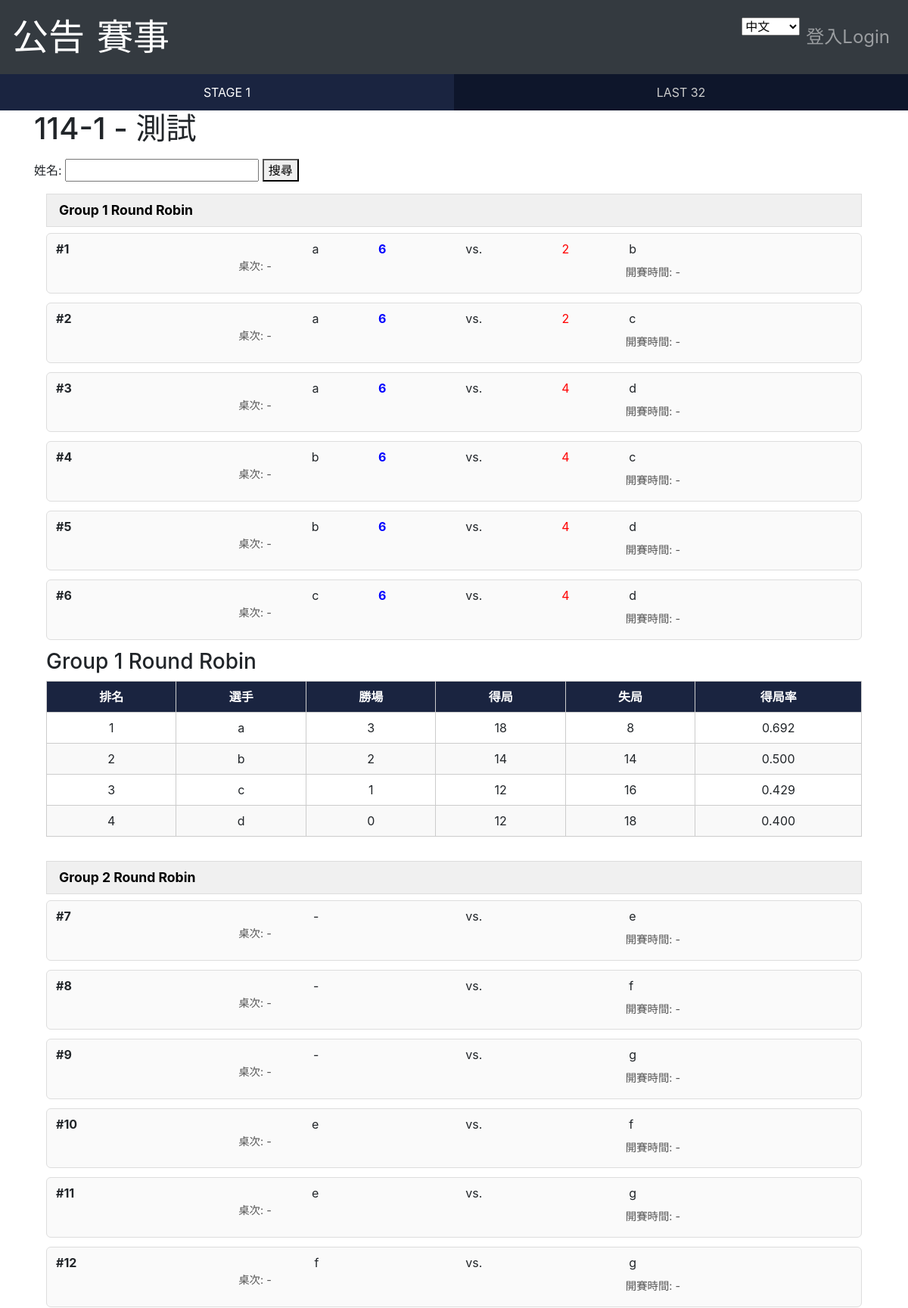
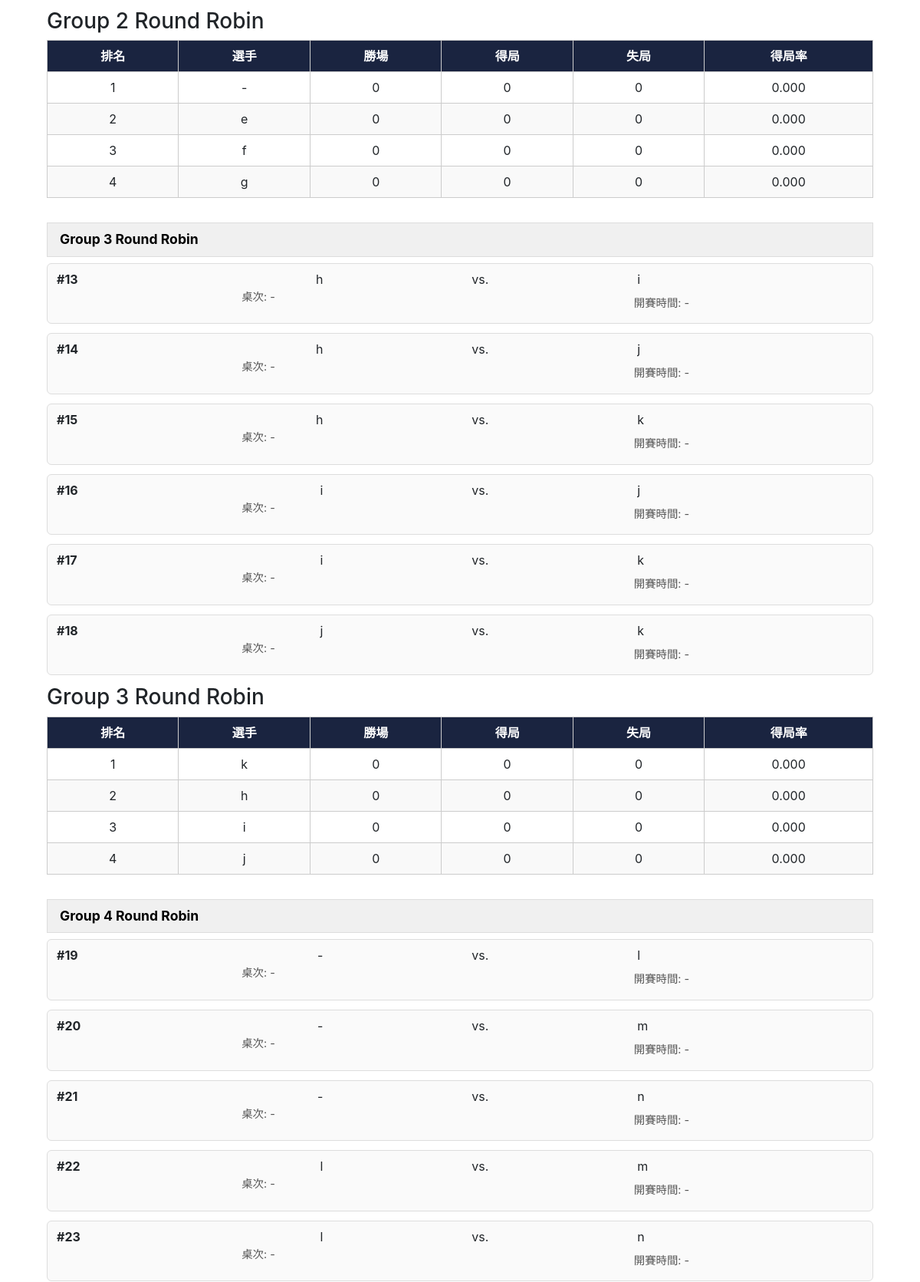
The page /TournamentDetailView/69 (upper part) on the database its author committed (2 pictures, top to bottom).
### schedule/models.py (models this page shows, shortened)
class Tournament(models.Model):
    TYPE_CHOICES = [
        ("single_elim", "Single Elimination"),
        ("double_elim", "Double Elimination"),
        ("round_robin", "Round Robin"),
    ]
    name = models.CharField(max_length=20)
    type = models.CharField(max_length=20, choices=TYPE_CHOICES)
    semester = models.CharField(max_length=20)
    created_at = models.DateTimeField(auto_now_add=True)
    player_num = models.IntegerField()
    num_groups = models.IntegerField(null=True, blank=True)
    group_size = models.IntegerField(null=True, blank=True)
    advance_per_group = models.IntegerField(null=True, blank=True)

class Stage(models.Model):
    tournament = models.ForeignKey(Tournament, on_delete=models.CASCADE, related_name="stages")
    name = models.CharField(max_length=100)  # e.g. "Winners Bracket R1", "Losers Bracket", "Group A"
    order = models.PositiveIntegerField()  # 用來排序階段

class Match(models.Model):
    stage = models.ForeignKey(Stage, on_delete=models.CASCADE, related_name="matches")
    player1 = models.ForeignKey(Player, null=True, blank=True, on_delete=models.SET_NULL, related_name="match_player1")
    player2 = models.ForeignKey(Player, null=True, blank=True, on_delete=models.SET_NULL, related_name="match_player2")
    winner = models.ForeignKey(Player, null=True, blank=True, on_delete=models.SET_NULL, related_name="match_winner")
    loser = models.ForeignKey(Player, null=True, blank=True, on_delete=models.SET_NULL, related_name="match_loser")
    point1 = models.CharField(max_length=3, default='')
    point2 = models.CharField(max_length=3, default='')
    source_match1 = models.ForeignKey("self", null=True, blank=True, on_delete=models.SET_NULL, related_name="next_match_as_p1")
    source_match2 = models.ForeignKey("self", null=True, blank=True, on_delete=models.SET_NULL, related_name="next_match_as_p2")
    match_number = models.IntegerField()
    table = models.IntegerField(default=0)
    is_losers_bracket = models.BooleanField(default=False)
    round_number = models.PositiveIntegerField(null=True, blank=True)
    start_time = models.DateTimeField(null=True, blank=True)

class Player(models.Model):
    name = models.CharField(max_length=100)
    user = models.ForeignKey(User, null=True, blank=True, on_delete=models.SET_NULL)
    innings = models.IntegerField() #局數

### schedule/views.py (the view, shortened to what this page needs)
# urls.py: path('TournamentDetailView/<int:pk>', views.TournamentDetailView.as_view(), name='TournamentDetailView'),
class TournamentDetailView(View):
    def get(self, request, pk):
        tournament = Tournament.objects.get(id=pk)
        show_standings = request.GET.get("show_standings") or tournament.type == 'round_robin'
        return self.render_tournament(request, pk, show_standings)
    def render_tournament(self, request, pk, show_standings=False, is_post=False):
        tournament = Tournament.objects.get(id=pk)
        name_query = None
        stages = tournament.stages.all().order_by('order')
        group_stages = []  # 第一階段（雙敗或小組）
        final_stages = []  # 第二階段（單敗或晉級賽）
        for stage in stages:
            matches = stage.matches.all().order_by('id')
            if name_query:
                matches = matches.filter(name_query)
            data = {'stage': stage, 'matches': matches}
            if 'Round' in stage.name or 'Qualification' in stage.name:
                group_stages.append(data)
            else:
                final_stages.append(data)
        has_two_stages = tournament.type in ['double_elim', 'round_robin']
        has_final_matches = bool(final_stages)
        standings = None
        if show_standings:
            standings = get_round_robin_standings(tournament)
        context = {
            'tournament': tournament,
            'group_stage_matches': group_stages,
            'final_stage_matches': final_stages,
            'has_two_stages': has_two_stages,
            'show_generate_button': has_two_stages and not has_final_matches,
            'standings': standings,
        }
        return render(request, 'ListStageAndMatch.html', context)

### schedule/templatetags/custom_filter.py (called while the page is built)
@register.filter
def get_item(dictionary, key):
    return dictionary.get(key)

### templates/ListStageAndMatch.html (shortened to what this page needs)
{% extends "layout.html" %}
{% load i18n %}
{% load custom_filter %}
{% block switch %}
    {% if has_two_stages %}
    <div class="stage-tabs">
        <button id="btn-group" class="stage-tab active" onclick="showStage('group')">
            STAGE 1
        </button>
        <button id="btn-final" class="stage-tab" onclick="showStage('final')">
            LAST {{ tournament.player_num|divisibleby:2|yesno:"32,16" }}
        </button>
    </div>
    {% endif %}
{% endblock %}
{% block title %}{{ tournament.semester }} - {{ tournament.name }}{% endblock %}
{% block content %}
<form method="POST" style="margin-top: 1rem;">
    {% trans "姓名" %}: <input type="text" name="name">
    <button type="submit">{% trans "搜尋" %}</button>
</form>
{% if has_two_stages %}
<div id="group-stage">
    <div class="tournament-container">
        {% for sm in group_stage_matches %}
        <div class="stage">
            <button class="toggle-stage" onclick="toggleStage('group-{{ forloop.counter }}')">
                {{ sm.stage.name }}
            </button>
            <ul class="match-list" id="group-{{ forloop.counter }}">
                {% for match in sm.matches %}
                    {% include "partials/match_item.html" %}
                {% endfor %}
            </ul>
            {% if standings %}
                <h3>{{ sm.stage.name }}</h3>
                <table class="standing-table">
                    <thead>
                        <tr>
                            <th>排名</th>
                            <th>選手</th>
                            <th>勝場</th>
                            <th>得局</th>
                            <th>失局</th>
                            <th>得局率</th>
                        </tr>
                    </thead>
                    <tbody>
                        {% for p in standings|get_item:sm.stage.name %}
                        <tr>
                            <td>{{ forloop.counter }}</td>
                            <td>{{ p.player.name }}</td>
                            <td>{{ p.wins }}</td>
                            <td>{{ p.games_for }}</td>
                            <td>{{ p.games_against }}</td>
                            <td>{{ p.ratio|floatformat:3 }}</td>
                        </tr>
                        {% endfor %}
                    </tbody>
                </table>
            {% endif %}
        </div>
        {% empty %}
        <p>{% trans "尚無比賽資料" %}</p>
        {% endfor %}
    </div>
</div>
{% endif %}
{% endblock %}

### templates/layout.html (shortened to what this page needs)
{% load i18n %}
<!DOCTYPE html>
<html lang="en">
<head>
    <link rel="stylesheet" href="https://maxcdn.bootstrapcdn.com/bootstrap/4.0.0/css/bootstrap.min.css">
</head>
<body>
    <nav class="navbar navbar-expand-lg navbar-dark bg-dark">
        <a class="navbar-brand" href="{% url 'AnnouncementListView' %}">
            <font size="20" color="white" face=""標楷體>{%  trans "公告" %}</font>
        </a>
        <a class="navbar-brand" href="{% url 'TournamentListView' %}">
            <font size="20" color="white" face=""標楷體>{% trans "賽事" %}</font>
        </a>
        <div class="collapse navbar-collapse" id="navbarNav">
            <ul class="navbar-nav ml-auto">
                <form action="{% url 'set_language' %}" method="post" style="display:inline;">
                    <select name="language" onchange="this.form.submit()">
                        <option value="zh-hant" {% if request.LANGUAGE_CODE == 'zh-hant' %}selected{% endif %}>中文</option>
                    </select>
                </form>
                {% if user.is_authenticated %}
                <li class="nav-item">
                    <form action="{% url 'Logout' %}" method="POST">
                        {% csrf_token %}
                        <button type="submit">登出</button>
                    </form>
                </li>
                {% else %}
                <li class="nav-item">
                    <a class="nav-link" href="{% url 'Login' %}" style="font-size: x-large;">登入Login</a>
                </li>
                {% endif %}
            </ul>
        </div>
    </nav>
    <div class="switch">
        {% block switch %}{% endblock %}
    </div>
    <div class="container">
        <h1>{% block title %}{% endblock %}</h1>
    </div>
    <div class="container">
        {% block content %}{% endblock %}
    </div>
    <br><br>
</body>
</html>

### templates/partials/match_item.html (shortened to what this page needs)
{% load i18n%}
<li class="match">
    <div class="match-row main-row">
        <span class="match-number">#{{ match.match_number }}</span>
        <div class="match-info">
            <span class="player1">
                {% if match.player1 %}
                    {{ match.player1.name }}
                {% elif match.stage.name == "Tie Breaker" or 'Losers Round' in match.stage.name%}
                    Loser of {{ match.source_match1.match_number }}
                {% elif match.source_match1 %}
                    Winner of {{ match.source_match1.match_number }}
                {% else %}-{% endif %}
            </span>
            <span class="point {% if match.winner and match.winner == match.player1 %}winner{% elif match.winner and match.winner == match.player2 %}loser{% endif %}">
                {{ match.point1 }}
            </span>
            <span class="vs">vs.</span>
            <span class="point {% if match.winner and match.winner == match.player2 %}winner{% elif match.winner and match.winner == match.player1 %}loser{% endif %}">
                {{ match.point2 }}
            </span>
            <span class="player2">
                {% if match.player2 %}
                    {{ match.player2.name }}
                {% elif match.stage.name == "Tie Breaker" or 'Losers' in match.stage.name %}
                    Loser of {{ match.source_match2.match_number }}
                {% elif match.source_match2 %}
                    Winner of {{ match.source_match2.match_number }}
                {% else %}-{% endif %}
            </span>
        </div>
    </div>
    <div class="match-row sub-row">
        <span class="table">{% trans "桌次:" %} {{ match.table|default:"-" }}</span>
        <span class="start-time">{% trans "開賽時間:" %} {{ match.start_time|date:"Y-m-d H:i"|default:"-" }}</span>
    </div>
</li>

### templates/ListStageAndMatch.html (style rules this page uses)
.stage-tabs { display: flex; justify-content: space-between; width: 100%; background-color: #0e162b; color: white; text-transform: uppercase; font-weight: bold; font-size: 1rem; }
.stage-tab { flex: 1; text-align: center; padding: 0.75rem; border: none; background-color: transparent; color: #ccc; cursor: pointer; transition: background-color 0.2s ease; }
.stage-tab.active { background-color: #1a2440; color: white; }
.tournament-container { padding: 1rem; }
.stage { margin-bottom: 2rem; }
.toggle-stage { width: 100%; text-align: left; padding: 0.5rem 1rem; font-size: 1.1rem; font-weight: bold; background-color: #f0f0f0; border: 1px solid #ddd; cursor: pointer; margin-bottom: 0.5rem; }
.match-list { list-style: none; padding: 0; margin: 0; }
.match { border: 1px solid #ddd; border-radius: 6px; margin-bottom: 0.75rem; padding: 0.5rem 0.75rem; background-color: #fafafa; }
.match-row { display: flex; align-items: center; flex-wrap: wrap; }
.main-row { display: flex; align-items: center; }
.match-number { flex: 0 0 5%; font-weight: bold; text-align: left; }
.match-info { flex: 0 0 95%; display: grid; grid-template-columns: 1fr 0.5fr 0.3fr 0.5fr 1fr; align-items: center; text-align: center; }
.player1 { text-align: right; padding-right: 0.5rem; }
.player2 { text-align: left; padding-left: 0.5rem; }
.vs { text-align: center; }
.winner { color: blue; font-weight: bold; }
.loser { color: red; }
.sub-row { display: flex; justify-content: space-between; align-items: center; width: 100%; font-size: 0.9rem; color: #555; }
.sub-row .table, .sub-row .start-time { flex: 1; text-align: center; }
.standing-table { width: 100%; border-collapse: collapse; margin-bottom: 2rem; }
.standing-table th, .standing-table td { border: 1px solid #ccc; padding: 0.5rem 0.75rem; text-align: center; }
.standing-table th { background-color: #1a2440; color: white; }
.standing-table tr:nth-child(even) { background-color: #f9f9f9; }

### rows shown on the page
Tournament: player_num|divisibleby "32", semester "114-1", name "測試"
Stage: stage.name "Group 1 Round Robin"
Match: match_number "1", player1.name "a", point1 "6", point2 "2", player2.name "b", table "-", start_time "-"
Match: match_number "2", player1.name "a", point1 "6", point2 "2", player2.name "c", table "-", start_time "-"
Match: match_number "3", player1.name "a", point1 "6", point2 "4", player2.name "d", table "-", start_time "-"
Match: match_number "4", player1.name "b", point1 "6", point2 "4", player2.name "c", table "-", start_time "-"
Match: match_number "5", player1.name "b", point1 "6", point2 "4", player2.name "d", table "-", start_time "-"
Match: match_number "6", player1.name "c", point1 "6", point2 "4", player2.name "d", table "-", start_time "-"
Player: player.name "a", wins "3", games_for "18", games_against "8", ratio "0.692"
Player: player.name "b", wins "2", games_for "14", games_against "14", ratio "0.500"
Player: player.name "c", wins "1", games_for "12", games_against "16", ratio "0.429"
Player: player.name "d", wins "0", games_for "12", games_against "18", ratio "0.400"
Stage: stage.name "Group 2 Round Robin"
Match: match_number "7", player1.name "-", player2.name "e", table "-", start_time "-"
Match: match_number "8", player1.name "-", player2.name "f", table "-", start_time "-"
Match: match_number "9", player1.name "-", player2.name "g", table "-", start_time "-"
Match: match_number "10", player1.name "e", player2.name "f", table "-", start_time "-"
Match: match_number "11", player1.name "e", player2.name "g", table "-", start_time "-"
Match: match_number "12", player1.name "f", player2.name "g", table "-", start_time "-"
Player: player.name "-", wins "0", games_for "0", games_against "0", ratio "0.000"
Player: player.name "e", wins "0", games_for "0", games_against "0", ratio "0.000"
Player: player.name "f", wins "0", games_for "0", games_against "0", ratio "0.000"
Player: player.name "g", wins "0", games_for "0", games_against "0", ratio "0.000"
Stage: stage.name "Group 3 Round Robin"
Match: match_number "13", player1.name "h", player2.name "i", table "-", start_time "-"
Match: match_number "14", player1.name "h", player2.name "j", table "-", start_time "-"
Match: match_number "15", player1.name "h", player2.name "k", table "-", start_time "-"
Match: match_number "16", player1.name "i", player2.name "j", table "-", start_time "-"
Match: match_number "17", player1.name "i", player2.name "k", table "-", start_time "-"
Match: match_number "18", player1.name "j", player2.name "k", table "-", start_time "-"
Player: player.name "k", wins "0", games_for "0", games_against "0", ratio "0.000"
Player: player.name "h", wins "0", games_for "0", games_against "0", ratio "0.000"
Player: player.name "i", wins "0", games_for "0", games_against "0", ratio "0.000"
Player: player.name "j", wins "0", games_for "0", games_against "0", ratio "0.000"
Stage: stage.name "Group 4 Round Robin"
Match: match_number "19", player1.name "-", player2.name "l", table "-", start_time "-"
Match: match_number "20", player1.name "-", player2.name "m", table "-", start_time "-"
Match: match_number "21", player1.name "-", player2.name "n", table "-", start_time "-"
Match: match_number "22", player1.name "l", player2.name "m", table "-", start_time "-"
Match: match_number "23", player1.name "l", player2.name "n", table "-", start_time "-"
